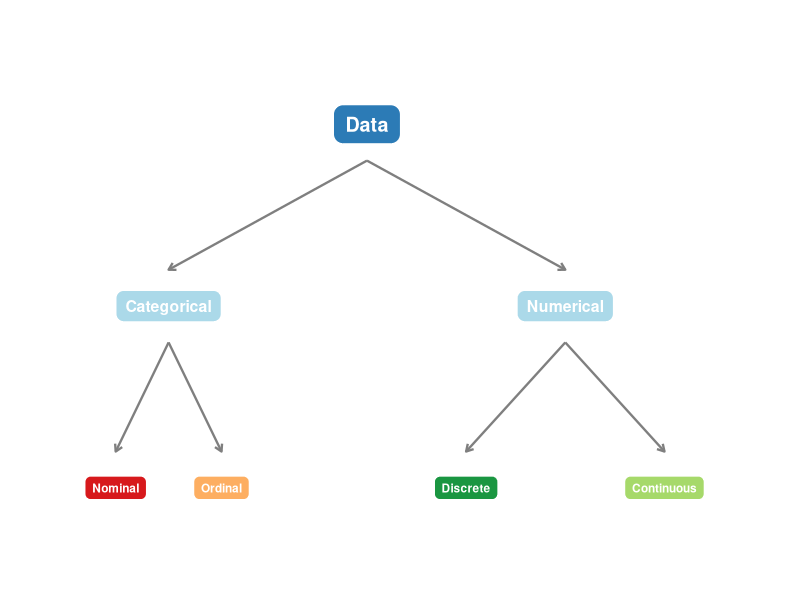
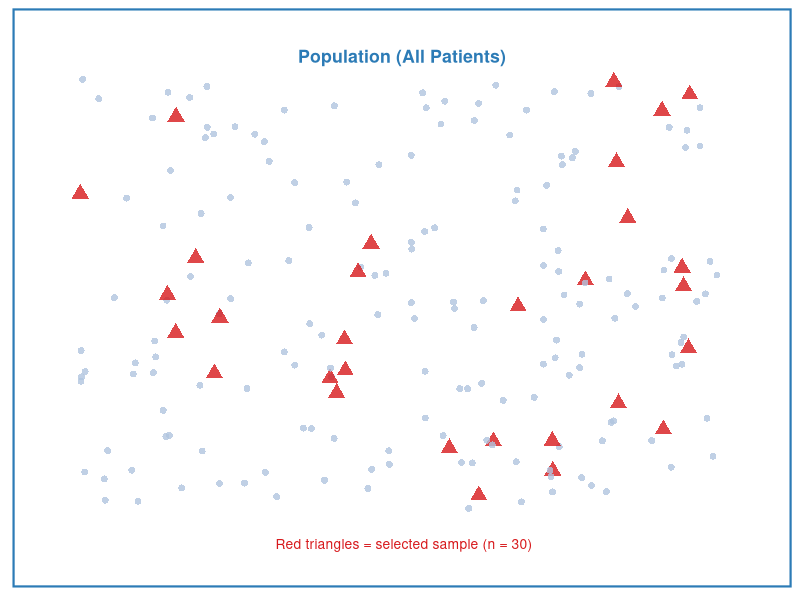

Recreate these plots in R, in order.
## ---- chunk 1
#| label: setup
#| include: false

library(ggplot2)
library(knitr)
library(kableExtra)
## ---- chunk 2
#| label: fig-data-types
#| fig-cap: "Classification of Data Types in Health Science"
#| fig-align: center
#| fig-height: 4
#| fig-width: 8

# Simple diagram using ggplot
library(ggplot2)

df <- data.frame(
  x =    c(5,   2,   8,   1.2, 2.8,  6.5, 9.5),
  y =    c(4,   2.5, 2.5, 1,   1,    1,   1),
  label = c("Data",
            "Categorical",
            "Numerical",
            "Nominal",
            "Ordinal",
            "Discrete",
            "Continuous"),
  size = c(6, 5, 5, 4, 4, 4, 4)
)

arrows_df <- data.frame(
  x =    c(5,   5,   2,   2,   8,   8),
  xend = c(2,   8,   1.2, 2.8, 6.5, 9.5),
  y =    c(3.7, 3.7, 2.2, 2.2, 2.2, 2.2),
  yend = c(2.8, 2.8, 1.3, 1.3, 1.3, 1.3)
)

ggplot() +
  geom_segment(data = arrows_df,
               aes(x = x, xend = xend, y = y, yend = yend),
               arrow = arrow(length = unit(0.2, "cm")),
               color = "gray50", linewidth = 0.8) +
  geom_label(data = df,
             aes(x = x, y = y, label = label),
             fill = c("#2c7bb6","#abd9e9","#abd9e9",
                      "#d7191c","#fdae61","#1a9641","#a6d96a"),
             color = "white",
             fontface = "bold",
             size = df$size - 1,
             label.r = unit(0.4, "lines"),
             label.padding = unit(0.5, "lines")) +
  xlim(0, 11) + ylim(0.3, 4.8) +
  theme_void()
## ---- chunk 3
#| label: tbl-terms
#| tbl-cap: "Important Statistical Terms"

terms <- data.frame(
  Term = c("Population",
           "Sample",
           "Parameter",
           "Statistic",
           "Variable",
           "Observation"),
  Definition = c(
    "The entire group of interest",
    "A selected subset of the population",
    "A numerical summary describing the population (e.g., population mean μ)",
    "A numerical summary calculated from the sample (e.g., sample mean x̄)",
    "A characteristic being measured or observed (e.g., age, blood pressure)",
    "A single recorded value for one individual"
  ),
  `Health Example` = c(
    "All nurses working in Thailand",
    "500 nurses randomly selected from 10 hospitals",
    "The true average age of ALL nurses in Thailand",
    "The average age calculated from our 500 nurses",
    "Age, gender, years of experience, ward type",
    "Nurse A: age = 28, female, 3 years experience"
  )
)

kable(terms, col.names = c("Term", "Definition", "Health Science Example"),
      align = c("l","l","l")) |>
  kable_styling(bootstrap_options = c("striped","hover","bordered"),
                full_width = FALSE, font_size = 13) |>
  column_spec(1, bold = TRUE, color = "#2c7bb6")
## ---- chunk 4
#| label: fig-pop-sample
#| fig-cap: "The sample is drawn from the population and used to make inferences"
#| fig-align: center
#| fig-height: 4
#| fig-width: 7

set.seed(42)
n_pop <- 200
pop <- data.frame(
  x = runif(n_pop, 0, 10),
  y = runif(n_pop, 0, 10),
  group = "Population"
)

sample_idx <- sample(1:n_pop, 30)
pop$group[sample_idx] <- "Sample"

ggplot(pop, aes(x = x, y = y, color = group, size = group, shape = group)) +
  geom_point(alpha = 0.8) +
  scale_color_manual(values = c("Population" = "#b0c4de", "Sample" = "#d7191c")) +
  scale_size_manual(values = c("Population" = 2, "Sample" = 4)) +
  scale_shape_manual(values = c("Population" = 16, "Sample" = 17)) +
  annotate("text", x = 5, y = 10.5,
           label = "Population (All Patients)",
           size = 4.5, fontface = "bold", color = "#2c7bb6") +
  annotate("text", x = 5, y = -0.8,
 label = " Red triangles = selected sample (n = 30)",
           size = 3.5, color = "#d7191c") +
  theme_minimal(base_size = 12) +
  theme(legend.position = "none",
        axis.text = element_blank(),
        axis.title = element_blank(),
        axis.ticks = element_blank(),
        panel.grid = element_blank(),
        panel.border = element_rect(color = "#2c7bb6", fill = NA, linewidth = 1.5)) +
  xlim(-0.5, 10.5) + ylim(-1.2, 11)
